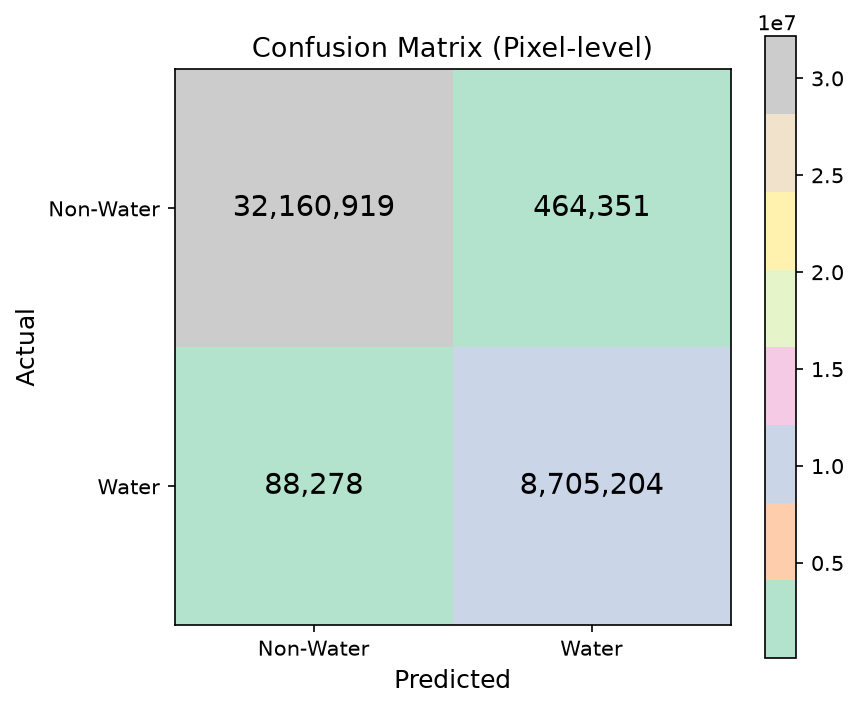

Python code for this plot:
"""
Script 4: Confusion matrix and classification metrics (Acc, Precision, Recall, F1).
Aggregates pixel-level counts across the full validation set.

Ground truth is loaded from the .npz files (saved by Script 1).
If masks are missing from .npz, set GT_MASK_DIR to load them separately.
"""
from pathlib import Path

import numpy as np
import matplotlib.pyplot as plt
from sklearn.metrics import confusion_matrix, accuracy_score, precision_score, recall_score, f1_score

# ── CONFIG ──────────────────────────────────────────────────────────
PRED_DIR     = Path(r"C:\Users\13519\Water_Change_Dection\predicted")
OUT_PATH     = Path(r"C:\Users\13519\Water_Change_Dection\validation\confusion_matrix.png")
# Fallback: if masks not in .npz, point to GT mask folder (set to None if not needed)
GT_MASK_DIR  = Path(r"C:\Users\13519\data\train\water_bodies\val\masks")
# ────────────────────────────────────────────────────────────────────


def load_mask(fpath, idx):
    """Load mask from .npz or fallback to GT_MASK_DIR."""
    data = np.load(fpath)
    if "mask" in data:
        return data["mask"]
    if GT_MASK_DIR is None:
        raise ValueError(f"No 'mask' in {fpath} and GT_MASK_DIR is not set!")
    mask_files = sorted(GT_MASK_DIR.glob("*.tif"))
    import rasterio
    with rasterio.open(mask_files[idx]) as src:
        return src.read(1).astype(np.float32)


def compute_global_cm(pred_dir):
    files = sorted(pred_dir.glob("*.npz"))
    all_preds = []
    all_masks = []
    for idx, fpath in enumerate(files):
        data = np.load(fpath)
        all_preds.append(data["preds"].flatten())
        all_masks.append(load_mask(fpath, idx).flatten())
    y_pred = np.concatenate(all_preds)
    y_true = np.concatenate(all_masks)
    return y_true, y_pred


def plot_confusion_matrix(cm, out_path):
    fig, ax = plt.subplots(figsize=(6, 5))
    im = ax.imshow(cm, cmap="Pastel2")
    ax.set_xticks([0, 1])
    ax.set_yticks([0, 1])
    ax.set_xticklabels(["Non-Water", "Water"])
    ax.set_yticklabels(["Non-Water", "Water"])
    ax.set_xlabel("Predicted", fontsize=12)
    ax.set_ylabel("Actual", fontsize=12)
    ax.set_title("Confusion Matrix (Pixel-level)", fontsize=13)

    for i in range(2):
        for j in range(2):
            ax.text(j, i, f"{cm[i, j]:,}",
                    ha="center", va="center", color="black", fontsize=14)

    fig.colorbar(im, ax=ax)
    plt.tight_layout()
    plt.savefig(out_path, dpi=150, bbox_inches="tight")
    plt.close()
    print(f"Saved confusion matrix to {out_path}")


def main():
    print("Loading predictions...")
    y_true, y_pred = compute_global_cm(PRED_DIR)

    cm = confusion_matrix(y_true, y_pred)
    acc  = accuracy_score(y_true, y_pred)
    prec = precision_score(y_true, y_pred, zero_division=0)
    rec  = recall_score(y_true, y_pred, zero_division=0)
    f1   = f1_score(y_true, y_pred, zero_division=0)

    print("\n" + "=" * 50)
    print("CLASSIFICATION REPORT (Pixel-level)")
    print("=" * 50)
    print(f"  Accuracy  : {acc:.4f}")
    print(f"  Precision : {prec:.4f}")
    print(f"  Recall    : {rec:.4f}")
    print(f"  F1 Score  : {f1:.4f}")
    print("=" * 50)
    print(f"\nConfusion Matrix:\n{cm}")

    plot_confusion_matrix(cm, OUT_PATH)


if __name__ == "__main__":
    main()
